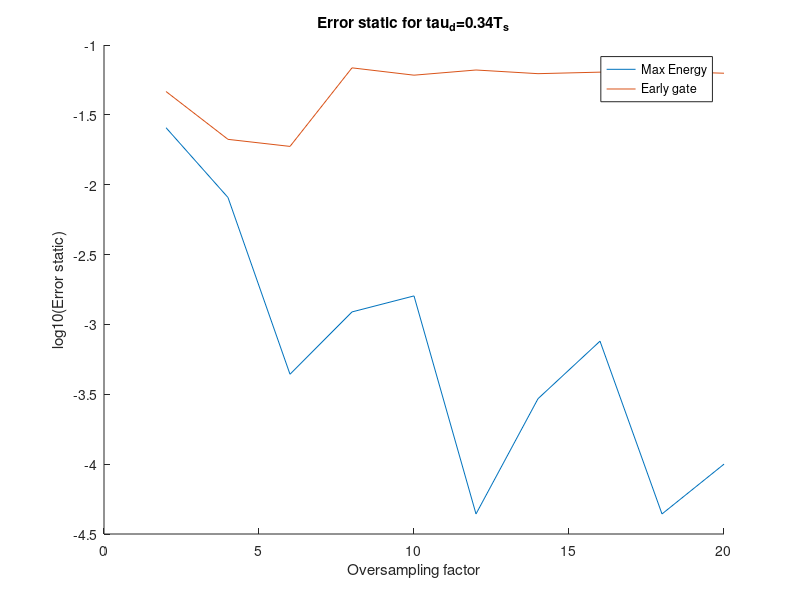
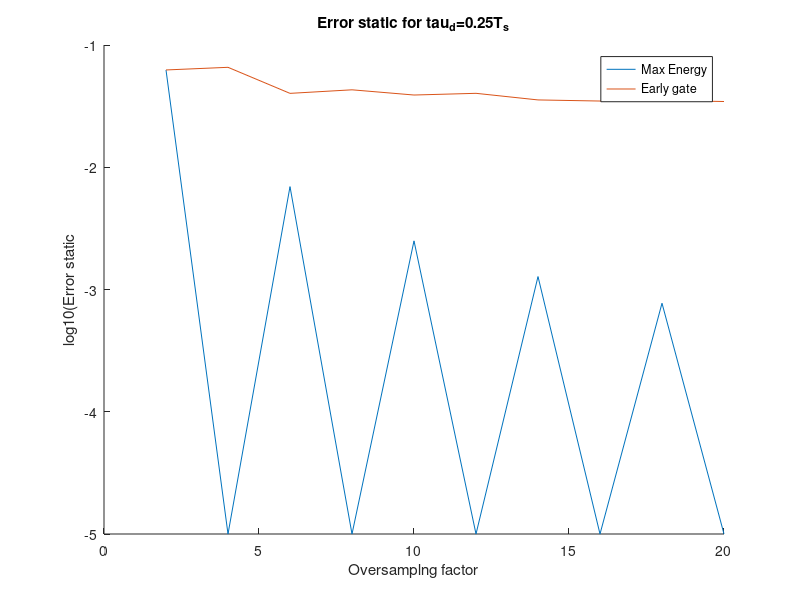
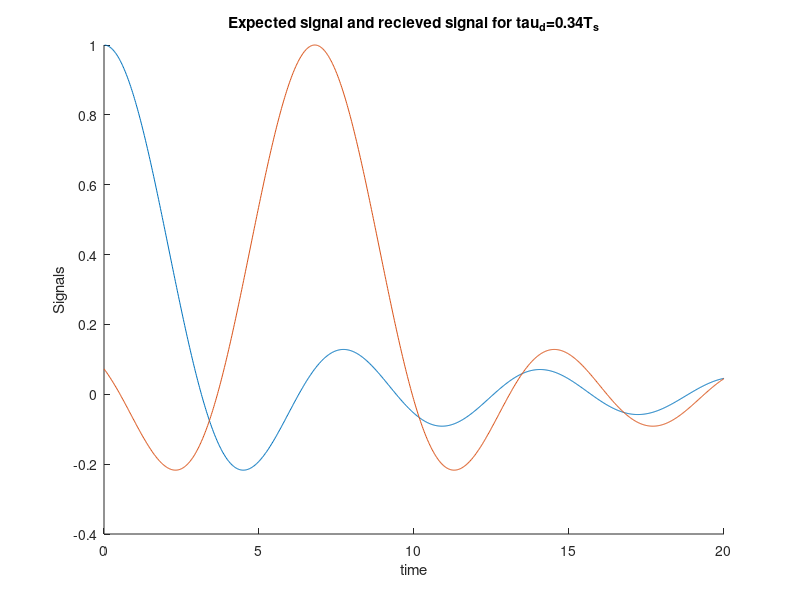

The MATLAB source for these figures, in order: (Note: this script raises an error after producing the figures.)
close all;
N = 2:2:20;

% pour 0.34Ts
errorMax34 = [0.0256 0.0081 0.00044 0.001229 0.0016 0.000044 0.000294 0.000759 0.000044 0.0001];
errorEarly34 = [0.04648 0.02112 0.018802 0.068621 0.060816 0.066232 0.062347 0.06393 0.06478 0.062807];

figure; hold on;
title('Error static for tau_d=0.34T_s');
xlabel('Oversampling factor');
ylabel('log10(Error static)');
plot(N , log10(errorMax34)  , N , log10(errorEarly34));
legend('Max Energy' , 'Early gate');
hold off;


% pour 0.25Ts
errorMax25 = [0.0625 0.00001 0.006944 0.00001 0.0025 0.00001 0.001276 0.00001 0.000772 0.00001];
errorEarly25 = [0.0625 0.065687 0.04022 0.043 0.03898 0.04025 0.035541 0.034805 0.035185 0.034495];

figure; hold on;
title('Error static for tau_d=0.25T_s');
xlabel('Oversamplng factor');
ylabel('log10(Error static');
plot(N , log10(errorMax25) , N , log10(errorEarly25));
legend('Max Energy' , 'Early gate');
hold off;

% explication des resultats

T = 20;
tau = 0.34*T;
N10 = 8;
N12 = 12;
x = linspace(0 , T , 1000);
sinc = sin(x)./x;
sincDelay = sin((x-tau))./(x-tau);

k10 = linspace(0 , T-(T/N10) , N10);
D10 = sin((k10-tau))./(k10-tau);
k12 = linspace(0 , T-(T/N12) , N12);
D12 = sin((k12-tau))./(k12-tau);

figure; hold on;
title('Expected signal and recieved signal for tau_d=0.34T_s');
xlabel('time');
ylabel('Signals');
plot(x , sinc , x , sincDelay , k10 , D10 , 'O' , k12 , D12 , 'O');
legend('Expected signal', 'Recieved signal' , 'samples N=8' , 'samples N=12');
hold off;

% graphe pour maximum energy

T = 20;
tau = 0.34*T;
NSymbols = 3;
M = 7;
SamplesTimes = 0:(T/M):((NSymbols-1)*T);
x = linspace(0, NSymbols*T , 1000*NSymbols); 
figure; hold on;
plot(x , zeros(1000*NSymbols));
for i = 0:(NSymbols-1)
    plot(x , sin(pi*(x-tau-i*T))./(pi*(x-tau-i*T)) , 'b');
    %plot(x , sin(pi*(x-i*T))./(pi*(x-i*T)) , 'g');
end

plot(SamplesTimes, 0.5 , 'o');


hold off;
